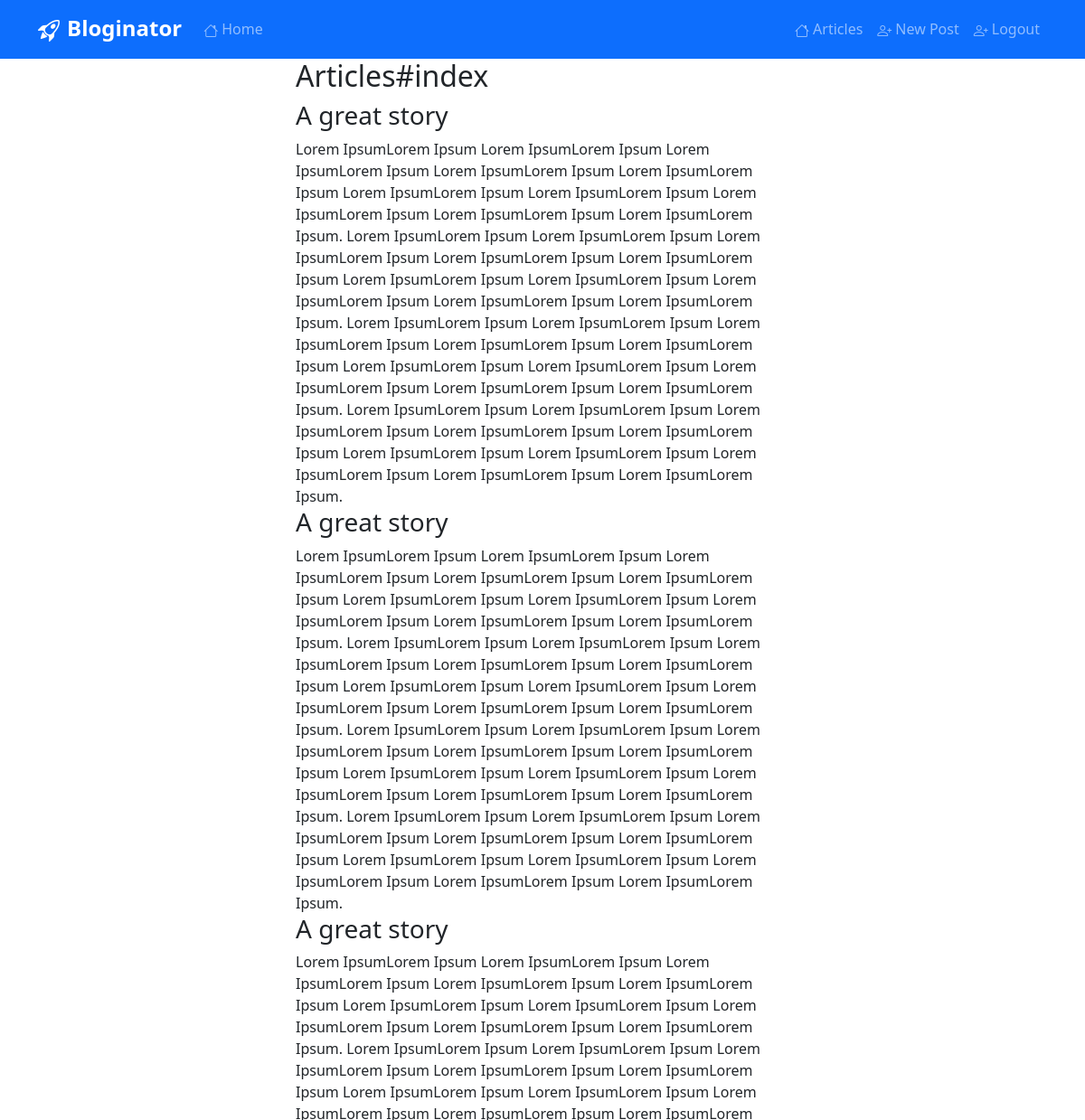
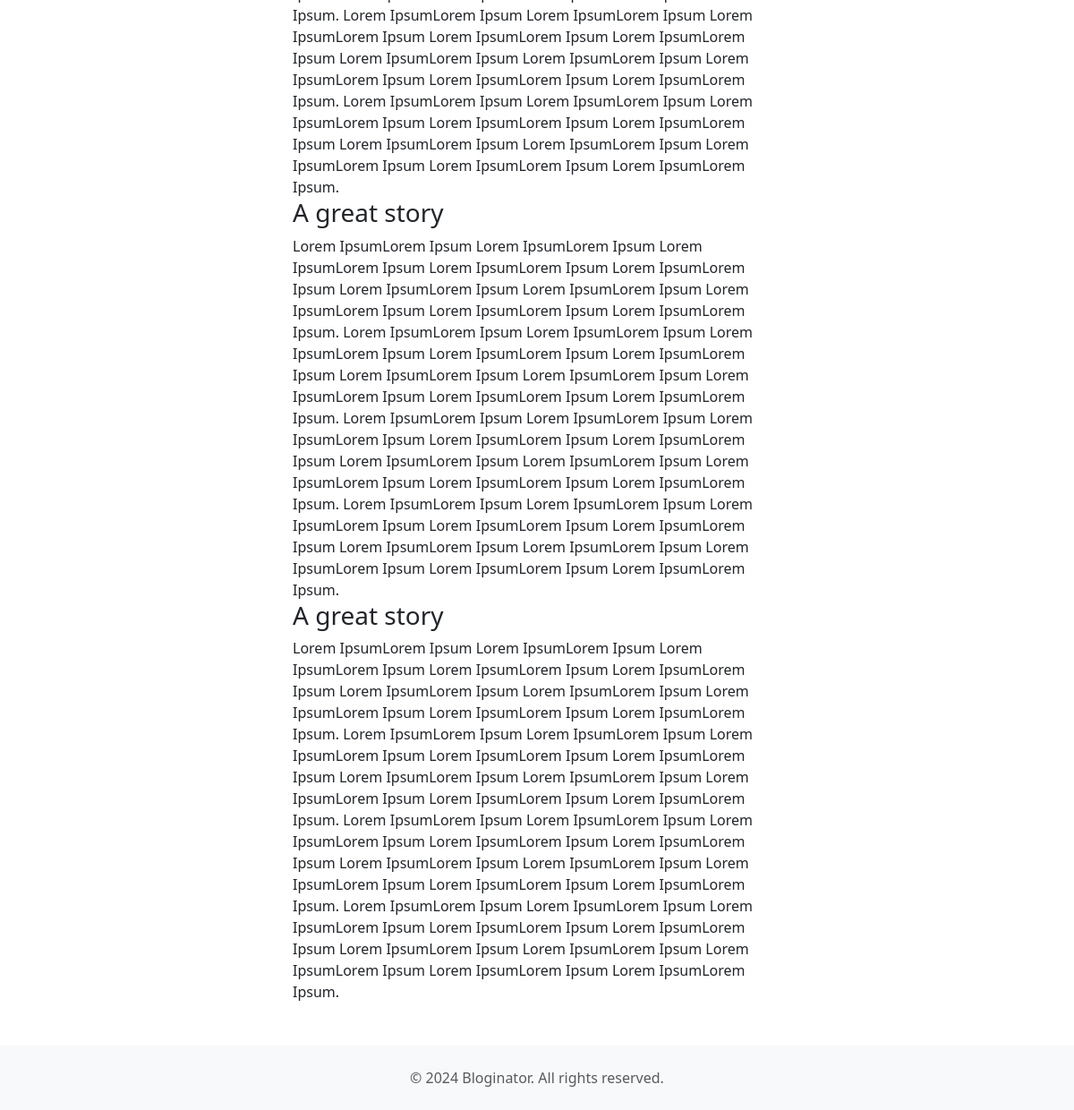
The page /articles (signed in) on the database its author committed (2 pictures, top to bottom).
### models/article.py (models this page shows, shortened)
class Article(db.Model):
    __tablename__ = 'articles'
    id = db.Column(db.Integer, primary_key=True)
    title = db.Column(db.String(255))
    body = db.Column(db.String(255))
    created_at = db.Column(db.DateTime, default=datetime.utcnow)
    updated_at = db.Column(db.DateTime, default=datetime.utcnow, onupdate=datetime.utcnow)

### blueprints/articles.py (the view, shortened to what this page needs)
@articles.route('/articles', methods=['GET', 'POST'])
@login_required
def index():
    if request.method == 'GET':
        articles = Article.query.all()
        return render_template('articles-index.html', articles=articles)

### app.py (called while the page is built)
@login_manager.user_loader
def load_user(user_id):
    return User.query.get(int(user_id))

### templates/articles-index.html (shortened to what this page needs)
{% extends "base.html" %}
{% block content %}
<div class="container">
	<div class="row">
		<div class="col-lg-6 offset-lg-3">
			<h2>Articles#index</h2>
			{% for a in articles %}
			  <h3>{{ a.title }}</h3>
			  <div>{{ a.body }}</div>
			{% endfor %}
		</div>
	</div>
</div>
{% endblock %}

### templates/base.html (shortened to what this page needs)
<!DOCTYPE html>
<html lang="en">
<head>
    <link href="https://cdn.jsdelivr.net/npm/bootstrap@5.3.0/dist/css/bootstrap.min.css" rel="stylesheet">
    <link rel="stylesheet" href="https://cdn.jsdelivr.net/npm/bootstrap-icons@1.10.0/font/bootstrap-icons.css">
    <link rel="stylesheet" href="{{ url_for('static', filename='css/style.css') }}">
</head>
<body>
    <nav class="navbar navbar-expand-lg navbar-dark bg-primary">
        <div class="container">
            <a class="navbar-brand fw-bold" href="{{ url_for('pages.home') }}">
                <i class="bi bi-rocket-takeoff me-2"></i>Bloginator
            </a>
            <div class="collapse navbar-collapse" id="navbarNav">
                <ul class="navbar-nav me-auto">
                    <li class="nav-item">
                        <a class="nav-link" href="{{ url_for('pages.home') }}">
                            <i class="bi bi-house me-1"></i>Home
                        </a>
                    </li>
                </ul>
                <ul class="navbar-nav">
                    {% if current_user.is_authenticated %}
                        <li class="nav-item">
                            <a class="nav-link" href="{{ url_for('articles.index') }}">
                                <i class="bi bi-house me-1"></i>Articles
                            </a>
                        </li>
                        <li class="nav-item">
                            <a class="nav-link" href="{{ url_for('articles.new') }}">
                                <i class="bi bi-person-plus me-1"></i>New Post
                            </a>
                        </li>
                        <li class="nav-item">
                            <a class="nav-link" href="{{ url_for('auth.logout') }}">
                                <i class="bi bi-person-plus me-1"></i>Logout
                            </a>
                        </li>
                    {% endif %}
                </ul>
            </div>
        </div>
    </nav>
    <main>
        {% block content %}{% endblock %}
    </main>
    <footer class="bg-light text-center text-muted py-4 mt-5">
        <div class="container">
            <p class="mb-0">&copy; 2024 Bloginator. All rights reserved.</p>
        </div>
    </footer>
</body>
</html>

### static/css/style.css (style rules this page uses)
.navbar-brand { font-size: 1.5rem; }
.bi { vertical-align: -0.125em; }

### rows shown on the page
Article: title "A great story", body "Lorem IpsumLorem Ipsum Lorem IpsumLorem Ipsum Lorem IpsumLorem Ipsum Lorem IpsumLorem Ipsum Lorem IpsumLorem Ipsum Lorem IpsumLorem Ipsum Lorem IpsumLorem Ipsum Lorem IpsumLorem Ipsum Lorem IpsumLorem Ipsum Lorem IpsumLorem Ipsum. Lorem IpsumLorem Ipsum Lorem IpsumLorem Ipsum Lorem IpsumLorem Ipsum Lorem IpsumLorem Ipsum Lorem IpsumLorem Ipsum Lorem IpsumLorem Ipsum Lorem IpsumLorem Ipsum Lorem IpsumLorem Ipsum Lorem IpsumLorem Ipsum Lorem IpsumLorem Ipsum. Lorem IpsumLorem Ipsum Lorem IpsumLorem Ipsum Lorem IpsumLorem Ipsum Lorem IpsumLorem Ipsum Lorem IpsumLorem Ipsum Lorem IpsumLorem Ipsum Lorem IpsumLorem Ipsum Lorem IpsumLorem Ipsum Lorem IpsumLorem Ipsum Lorem IpsumLorem Ipsum. Lorem…"
Article: title "A great story", body "Lorem IpsumLorem Ipsum Lorem IpsumLorem Ipsum Lorem IpsumLorem Ipsum Lorem IpsumLorem Ipsum Lorem IpsumLorem Ipsum Lorem IpsumLorem Ipsum Lorem IpsumLorem Ipsum Lorem IpsumLorem Ipsum Lorem IpsumLorem Ipsum Lorem IpsumLorem Ipsum. Lorem IpsumLorem Ipsum Lorem IpsumLorem Ipsum Lorem IpsumLorem Ipsum Lorem IpsumLorem Ipsum Lorem IpsumLorem Ipsum Lorem IpsumLorem Ipsum Lorem IpsumLorem Ipsum Lorem IpsumLorem Ipsum Lorem IpsumLorem Ipsum Lorem IpsumLorem Ipsum. Lorem IpsumLorem Ipsum Lorem IpsumLorem Ipsum Lorem IpsumLorem Ipsum Lorem IpsumLorem Ipsum Lorem IpsumLorem Ipsum Lorem IpsumLorem Ipsum Lorem IpsumLorem Ipsum Lorem IpsumLorem Ipsum Lorem IpsumLorem Ipsum Lorem IpsumLorem Ipsum. Lorem…"
Article: title "A great story", body "Lorem IpsumLorem Ipsum Lorem IpsumLorem Ipsum Lorem IpsumLorem Ipsum Lorem IpsumLorem Ipsum Lorem IpsumLorem Ipsum Lorem IpsumLorem Ipsum Lorem IpsumLorem Ipsum Lorem IpsumLorem Ipsum Lorem IpsumLorem Ipsum Lorem IpsumLorem Ipsum. Lorem IpsumLorem Ipsum Lorem IpsumLorem Ipsum Lorem IpsumLorem Ipsum Lorem IpsumLorem Ipsum Lorem IpsumLorem Ipsum Lorem IpsumLorem Ipsum Lorem IpsumLorem Ipsum Lorem IpsumLorem Ipsum Lorem IpsumLorem Ipsum Lorem IpsumLorem Ipsum. Lorem IpsumLorem Ipsum Lorem IpsumLorem Ipsum Lorem IpsumLorem Ipsum Lorem IpsumLorem Ipsum Lorem IpsumLorem Ipsum Lorem IpsumLorem Ipsum Lorem IpsumLorem Ipsum Lorem IpsumLorem Ipsum Lorem IpsumLorem Ipsum Lorem IpsumLorem Ipsum. Lorem…"
Article: title "A great story", body "Lorem IpsumLorem Ipsum Lorem IpsumLorem Ipsum Lorem IpsumLorem Ipsum Lorem IpsumLorem Ipsum Lorem IpsumLorem Ipsum Lorem IpsumLorem Ipsum Lorem IpsumLorem Ipsum Lorem IpsumLorem Ipsum Lorem IpsumLorem Ipsum Lorem IpsumLorem Ipsum. Lorem IpsumLorem Ipsum Lorem IpsumLorem Ipsum Lorem IpsumLorem Ipsum Lorem IpsumLorem Ipsum Lorem IpsumLorem Ipsum Lorem IpsumLorem Ipsum Lorem IpsumLorem Ipsum Lorem IpsumLorem Ipsum Lorem IpsumLorem Ipsum Lorem IpsumLorem Ipsum. Lorem IpsumLorem Ipsum Lorem IpsumLorem Ipsum Lorem IpsumLorem Ipsum Lorem IpsumLorem Ipsum Lorem IpsumLorem Ipsum Lorem IpsumLorem Ipsum Lorem IpsumLorem Ipsum Lorem IpsumLorem Ipsum Lorem IpsumLorem Ipsum Lorem IpsumLorem Ipsum. Lorem…"
Article: title "A great story", body "Lorem IpsumLorem Ipsum Lorem IpsumLorem Ipsum Lorem IpsumLorem Ipsum Lorem IpsumLorem Ipsum Lorem IpsumLorem Ipsum Lorem IpsumLorem Ipsum Lorem IpsumLorem Ipsum Lorem IpsumLorem Ipsum Lorem IpsumLorem Ipsum Lorem IpsumLorem Ipsum. Lorem IpsumLorem Ipsum Lorem IpsumLorem Ipsum Lorem IpsumLorem Ipsum Lorem IpsumLorem Ipsum Lorem IpsumLorem Ipsum Lorem IpsumLorem Ipsum Lorem IpsumLorem Ipsum Lorem IpsumLorem Ipsum Lorem IpsumLorem Ipsum Lorem IpsumLorem Ipsum. Lorem IpsumLorem Ipsum Lorem IpsumLorem Ipsum Lorem IpsumLorem Ipsum Lorem IpsumLorem Ipsum Lorem IpsumLorem Ipsum Lorem IpsumLorem Ipsum Lorem IpsumLorem Ipsum Lorem IpsumLorem Ipsum Lorem IpsumLorem Ipsum Lorem IpsumLorem Ipsum. Lorem…"
